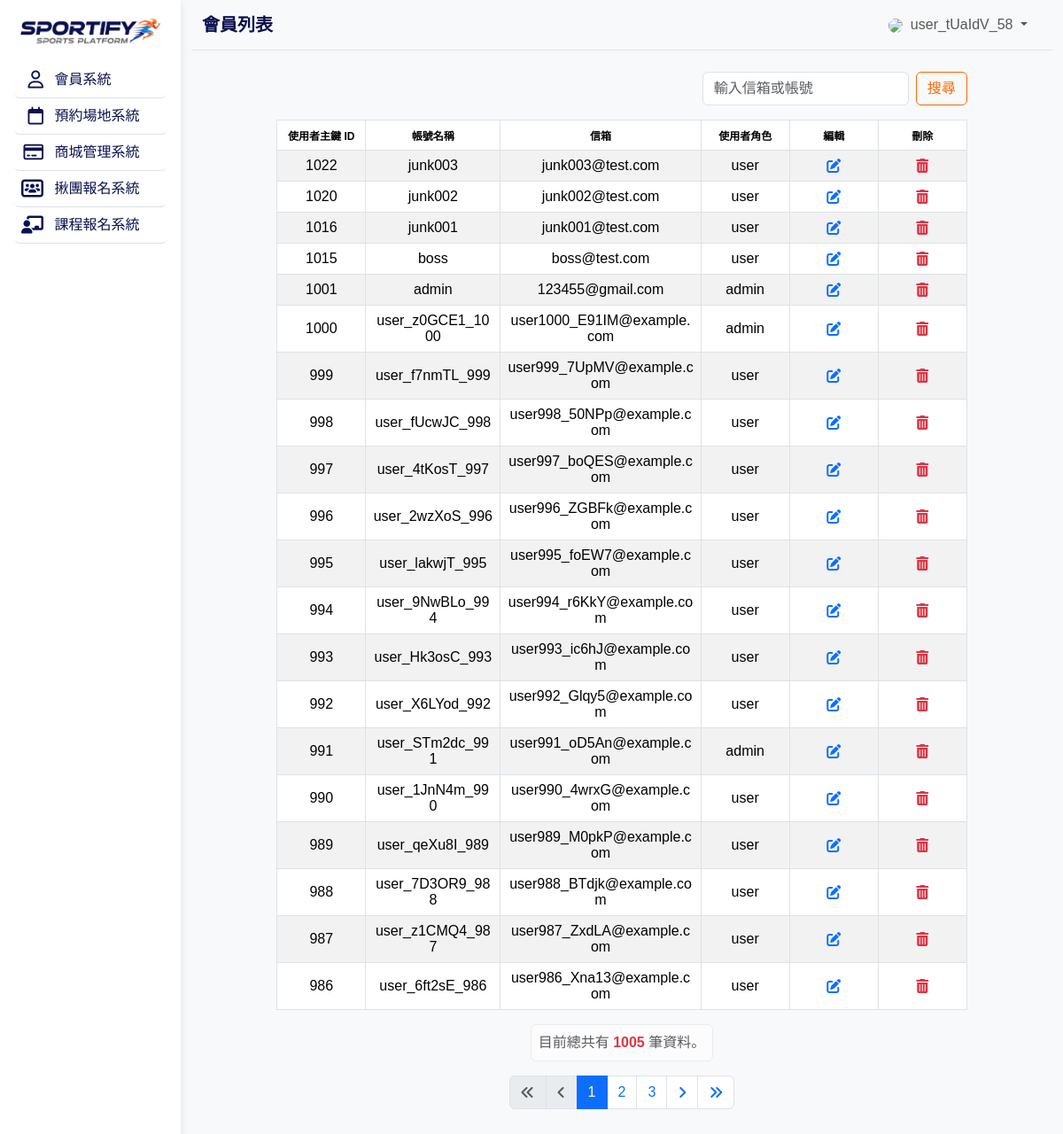
Page /members_list_roles.php (signed in) on the committed database.
### tables this page shows
CREATE TABLE `members` (
  `id` bigint NOT NULL,
  `username` varchar(50) NOT NULL,
  `email` varchar(100) NOT NULL,
  `password` varchar(64) NOT NULL,
  `full_name` varchar(100) DEFAULT NULL,
  `phone_number` varchar(20) DEFAULT NULL,
  `gender` tinyint(1) DEFAULT NULL,
  `birth_date` date DEFAULT NULL,
  `avatar_url` varchar(255) DEFAULT NULL,
  `address` varchar(200) DEFAULT NULL,
  `is_active` tinyint(1) DEFAULT '1',
  `email_verified` tinyint(1) DEFAULT '0',
  `phone_verified` tinyint(1) DEFAULT '0',
  `role` enum('admin','user') NOT NULL DEFAULT 'user',
  `created_at` timestamp NULL DEFAULT CURRENT_TIMESTAMP,
  `updated_at` timestamp NULL DEFAULT CURRENT_TIMESTAMP ON UPDATE CURRENT_TIMESTAMP
);

### members_list_roles.php (the view, shortened to what this page needs)
<?php
include __DIR__ . '/parts/init.php';
$title = '會員列表';
$perPage = 20;
$page = isset($_GET['page']) ? intval($_GET['page']) : 1;
$search = isset($_GET['search']) ? trim($_GET['search']) : '';
$searchSql = '';
$params = [];
$t_sql = "SELECT COUNT(1) FROM `members` $searchSql";
$stmt = $pdo->prepare($t_sql);
$stmt->execute($params);
$totalRows = $stmt->fetch(PDO::FETCH_NUM)[0];
$totalPages = ceil($totalRows / $perPage);
$sql = "SELECT *
        FROM members
        $searchSql
        ORDER BY id
        DESC
        LIMIT " . (($page - 1) * $perPage) . ", " . $perPage;
$stmt = $pdo->prepare($sql);
$stmt->execute($params);
$rows = $stmt->fetchAll();
?>
<?php include __DIR__ . '/parts/html-head.php' ?>
<?php include __DIR__ . '/parts/html-aside.php' ?>
<?php include __DIR__ . '/parts/html-navbar.php' ?>
<div class="container-fluid px-3">
  <div class="row justify-content-center">
    <div class="col-12 col-sm-11 col-md-10">
      <div class="d-flex flex-wrap justify-content-md-end align-items-center gap-2 mb-3">
        <form class="d-flex align-items-center mb-0" role="search" method="GET" action="members_list_roles.php">
          <input class="form-control me-2" type="search" name="search" placeholder="輸入信箱或帳號" value="<?= htmlentities($search) ?>" aria-label="Search" />
          <button class="btn btn-outline-success" style="white-space: nowrap;" type="submit">搜尋</button>
        </form>
      </div>
      <div class="mb-3">
        <div class="table-responsive">
          <table class="mb-0 table table-bordered table-striped text-center text-break align-middle">
            <thead>
              <tr id="member_tr">
                <th>使用者主鍵 ID</th>
                <th>帳號名稱</th>
                <th>信箱</th>
                <th>使用者角色</th>
                <th>編輯</th>
                <th>刪除</th>
              </tr>
            </thead>
            <tbody>
              <?php foreach ($rows as $r): ?>
                <tr>
                  <td class="members_id"><?= $r['id'] ?></td>
                  <td class="username"><?= htmlentities($r['username']) ?></td>
                  <td class="email"><?= $r['email'] ?></td>
                  <td class="role"><?= $r['role'] ?></td>
                  <td>
                    <a href="members_roles_edit.php?id=<?= $r['id'] ?>">
                      <i class="fa-solid fa-pen-to-square"></i>
                    </a>
                  </td>
                  <td>
                    <a href="#" class="delete-btn text-danger">
                      <i class="fa-solid fa-trash-can"></i>
                    </a>
                  </td>
                </tr>
              <?php endforeach; ?>
          </table>
        </div>
      </div>
      <?php include __DIR__ . '/parts/html-pagination.php' ?>
    </div>
  </div>
</div>
<?php include __DIR__ . '/parts/html-scripts.php' ?>
<?php include __DIR__ . '/parts/html-tail.php' ?>

### parts/html-head.php (shortened to what this page needs)
<head>
  <link rel="stylesheet" href="https://cdn.jsdelivr.net/npm/bootstrap@5.3.6/dist/css/bootstrap.min.css">
  <link rel="stylesheet" href="https://cdnjs.cloudflare.com/ajax/libs/font-awesome/6.7.2/css/all.min.css" />
  <link rel="stylesheet" href="css/color_style.css">
</head>
<body>
  <div class="d-flex" style="min-height: 100vh;">

### parts/html-aside.php (shortened to what this page needs)
<nav class="px-3 d-none d-md-block z-1" style="width: 20%; min-width: 182px; box-shadow: 0px 4px 10px rgba(0, 0, 0, 0.1);" id="sidebar">
  <a href="index_.php">
    <div class="d-flex justify-content-center align-items-center w-100" style="min-height: 70px;">
      <img src="images/sportify-logo-sm.png" class="w-100" alt="">
    </div>
  </a>
  <ul class="list-unstyled">
    <?php if (
      isset($_SESSION['member'])
      && ($_SESSION['member']['role'] === 'admin')
    ): ?>
      <li>
        <a href="#memberSubmenu" class="text-dark-blue d-block border-bottom p-2 rounded sidebar-link" data-bs-toggle="collapse">
          <i class="fa-regular fa-user fa-lg me-2" style="width: 25px; text-align: right;"></i> 會員系統
        </a>
      </li>
    <?php endif; ?>
    <?php if (
      isset($_SESSION['member'])
      && ($_SESSION['member']['role'] === 'admin')
    ): ?>
      <li>
        <a href="#reservationSubmenu" class="text-dark-blue d-block border-bottom p-2 rounded sidebar-link" data-bs-toggle="collapse">
          <i class="fa-regular fa-calendar fa-lg me-2" style="width: 25px; text-align: right;"></i> 預約場地系統
        </a>
      </li>
    <?php endif; ?>
    <?php if (
      isset($_SESSION['member'])
      && ($_SESSION['member']['role'] === 'admin')
    ): ?>
      <li>
        <a href="#shopSubmenu" class="text-dark-blue d-block border-bottom p-2 rounded  sidebar-link" data-bs-toggle="collapse">
          <i class="fa-regular fa-credit-card fa-lg me-2" style="width: 25px; text-align: right;"></i> 商城管理系統
        </a>
      </li>
    <?php endif; ?>
    <li>
      <a href="#groupSubmenu" class="text-dark-blue d-block border-bottom p-2 rounded  sidebar-link" data-bs-toggle="collapse">
        <i class="fa-solid fa-users-rectangle fa-lg me-2" style="width: 25px; text-align: right;"></i> 揪團報名系統
      </a>
    </li>
    <?php if (
      isset($_SESSION['member'])
      && ($_SESSION['member']['role'] === 'admin')
    ): ?>
      <li>
        <a href="#courseSubmenu" class="text-dark-blue d-block border-bottom p-2 rounded  sidebar-link" data-bs-toggle="collapse">
          <i class="fa-solid fa-chalkboard-user fa-lg me-2" style="width: 25px; text-align: right;"></i> 課程報名系統
        </a>
      </li>
    <?php endif; ?>
  </ul>
</nav>

### parts/html-navbar.php (shortened to what this page needs)
<div class="container-fluid bg-light flex-grow-1" style="overflow: hidden;">
  <nav class="border-bottom navbar navbar-expand-lg mb-4 w-100">
    <div class="container-fluid">
      <a class="navbar-brand" href="#" style="font-weight: bold; color: #090e4e;"><?= !empty($title) ? "$title" : 'Sports' ?></a>
      <div class="collapse navbar-collapse text-end" id="navbarSupportedContent">
        <ul class="navbar-nav ms-auto mb-2 mb-lg-0">
          <?php if (isset($_SESSION['member'])
        ): ?>
            <li class="nav-item me-2 dropdown">
              <a class="nav-link dropdown-toggle py-0" href="#" id="userMenu" role="button" data-bs-toggle="dropdown">
                <?php if (!empty($_SESSION['member']['avatar_url'])): ?>
                  <img src="<?= htmlspecialchars($_SESSION['member']['avatar_url']) ?>" class="rounded-circle me-1" style="max-width: 35px;">
                <?php endif; ?>
                <?= $_SESSION['member']['username'] ?>
              </a>
            </li>
          <?php endif; ?>
        </ul>
      </div>
    </div>
  </nav>

### parts/html-pagination.php
<div class="d-flex flex-column mb-5">
  <div class="d-flex justify-content-center">
    <div class="d-inline-block alert alert-light p-2" role="alert">
      <span class="text-muted mb-0">目前總共有 <strong class="text-danger"><?= $totalRows ?></strong> 筆資料。</span>
    </div>
  </div>
  <nav aria-label="Page navigation example">
    <ul class="pagination d-flex justify-content-center">
      <li class="page-item <?= ($page == 1) ? 'disabled' : '' ?>">
        <a class="page-link d-flex align-items-center" style="height: 38px;" href="?page=1&search=<?= urlencode($search) ?>" aria-label="First">
          <span aria-hidden="true"><i class="fa-solid fa-angles-left"></i></span>
        </a>
      </li>
      <li class="page-item <?= ($page == 1) ? 'disabled' : '' ?>">
        <a class="page-link d-flex align-items-center" style="height: 38px;" href="?page=<?= max(1, $page - 1) ?>&search=<?= urlencode($search) ?>" aria-label="Previous">
          <span aria-hidden="true"><i class="fa-solid fa-angle-left"></i></span>
        </a>
      </li>
      <?php for ($i = max(1, $page - 2); $i <= min($totalPages, $page + 2); $i++): ?>
        <li class="page-item <?= ($i == $page) ? 'active' : '' ?>">
          <?php if ($i == $page): ?>
            <span class="page-link"><?= $i ?></span>
          <?php else: ?>
            <a class="page-link" href="?page=<?= $i ?>&search=<?= urlencode($search) ?>"><?= $i ?></a>
          <?php endif; ?>
        </li>
      <?php endfor; ?>
      <li class="page-item <?= ($page == $totalPages) ? 'disabled' : '' ?>">
        <a class="page-link d-flex align-items-center" style="height: 38px;" href="?page=<?= min($totalPages, $page + 1) ?>&search=<?= urlencode($search) ?>" aria-label="Next">
          <span aria-hidden="true"><i class="fa-solid fa-angle-right"></i></span>
        </a>
      </li>
      <li class="page-item <?= ($page == $totalPages) ? 'disabled' : '' ?>">
        <a class="page-link d-flex align-items-center" style="height: 38px;" href="?page=<?= $totalPages ?>&search=<?= urlencode($search) ?>" aria-label="Last">
          <span aria-hidden="true"><i class="fa-solid fa-angles-right"></i></span>
        </a>
      </li>
    </ul>
  </nav>
</div>

### parts/html-scripts.php (shortened to what this page needs)
</div>

### parts/html-tail.php
</body>
</html>

### css/color_style.css (style rules this page uses)
.text-dark-blue { color: var(--dark-blue) !important; }
.btn-outline-success { border-color: var(--burnt-orange) !important; color: var(--burnt-orange) !important; }

### parts/html-head.php (style rules this page uses)
html, body { height: 100%; font-family: "Noto Sans TC", sans-serif; }
a { text-decoration: none !important }
.table td, .table th { min-width: 100px; }

### members_list_roles.php (style rules this page uses)
#member_tr { font-size: 12px; vertical-align: middle; }
#member_tr th:nth-child(3) { word-break: break-all; }
td:nth-child(2), td:nth-child(3), td:nth-child(8) { word-break: break-all; white-space: normal; }
td:nth-child(4) { white-space: nowrap; }
td { text-align: center; vertical-align: middle; }

### rows in the picture
members: id "1022", username "junk003", email "junk003@test.com", role "user"
members: id "1020", username "junk002", email "junk002@test.com", role "user"
members: id "1016", username "junk001", email "junk001@test.com", role "user"
members: id "1015", username "boss", email "boss@test.com", role "user"
members: id "1001", username "admin", email "123455@gmail.com", role "admin"
members: id "1000", username "user_z0GCE1_1000", email "user1000_E91IM@example.com", role "admin"
members: id "999", username "user_f7nmTL_999", email "user999_7UpMV@example.com", role "user"
members: id "998", username "user_fUcwJC_998", email "user998_50NPp@example.com", role "user"
members: id "997", username "user_4tKosT_997", email "user997_boQES@example.com", role "user"
members: id "996", username "user_2wzXoS_996", email "user996_ZGBFk@example.com", role "user"
members: id "995", username "user_lakwjT_995", email "user995_foEW7@example.com", role "user"
members: id "994", username "user_9NwBLo_994", email "user994_r6KkY@example.com", role "user"
members: id "993", username "user_Hk3osC_993", email "user993_ic6hJ@example.com", role "user"
members: id "992", username "user_X6LYod_992", email "user992_Glqy5@example.com", role "user"
members: id "991", username "user_STm2dc_991", email "user991_oD5An@example.com", role "admin"
members: id "990", username "user_1JnN4m_990", email "user990_4wrxG@example.com", role "user"
members: id "989", username "user_qeXu8I_989", email "user989_M0pkP@example.com", role "user"
members: id "988", username "user_7D3OR9_988", email "user988_BTdjk@example.com", role "user"
members: id "987", username "user_z1CMQ4_987", email "user987_ZxdLA@example.com", role "user"
members: id "986", username "user_6ft2sE_986", email "user986_Xna13@example.com", role "user"

### other values in the picture
$title "會員列表"
$_SESSION['member']['username'] "user_tUaIdV_58"
$totalRows "1005"
